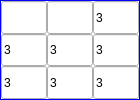
               <widget class="QFrame" name="frame_6">
                <property name="maximumSize">
                 <size>
                  <width>140</width>
                  <height>140</height>
                 </size>
                </property>
                <property name="styleSheet">
                 <string notr="true">QFrame { border:1px solid rgba(0, 0, 255, 255);  background: #FFFFFF; }</string>
                </property>
                <property name="frameShape">
                 <enum>QFrame::StyledPanel</enum>
                </property>
                <property name="frameShadow">
                 <enum>QFrame::Raised</enum>
                </property>
                <layout class="QVBoxLayout" name="verticalLayout_9">
                 <property name="spacing">
                  <number>0</number>
                 </property>
                 <property name="leftMargin">
                  <number>0</number>
                 </property>
                 <property name="topMargin">
                  <number>0</number>
                 </property>
                 <property name="rightMargin">
                  <number>0</number>
                 </property>
                 <property name="bottomMargin">
                  <number>0</number>
                 </property>
                 <item>
                  <layout class="QHBoxLayout" name="horizontalLayout_18">
                   <property name="spacing">
                    <number>0</number>
                   </property>
                   <item>
                    <widget class="CInputCell" name="lineEdit_r3_6">
                     <property name="sizePolicy">
                      <sizepolicy hsizetype="Expanding" vsizetype="Expanding">
                       <horstretch>0</horstretch>
                       <verstretch>0</verstretch>
                      </sizepolicy>
                     </property>
                    </widget>
                   </item>
                   <item>
                    <widget class="CInputCell" name="lineEdit_r3_7">
                     <property name="sizePolicy">
                      <sizepolicy hsizetype="Expanding" vsizetype="Expanding">
                       <horstretch>0</horstretch>
                       <verstretch>0</verstretch>
                      </sizepolicy>
                     </property>
                    </widget>
                   </item>
                   <item>
                    <widget class="CInputCell" name="lineEdit_r3_8">
                     <property name="sizePolicy">
                      <sizepolicy hsizetype="Expanding" vsizetype="Expanding">
                       <horstretch>0</horstretch>
                       <verstretch>0</verstretch>
                      </sizepolicy>
                     </property>
                     <property name="text">
                      <string>3</string>
                     </property>
                    </widget>
                   </item>
                  </layout>
                 </item>
                 <item>
                  <layout class="QHBoxLayout" name="horizontalLayout_19">
                   <property name="spacing">
                    <number>0</number>
                   </property>
                   <item>
                    <widget class="CInputCell" name="lineEdit_r4_6">
                     <property name="sizePolicy">
                      <sizepolicy hsizetype="Expanding" vsizetype="Expanding">
                       <horstretch>0</horstretch>
                       <verstretch>0</verstretch>
                      </sizepolicy>
                     </property>
                     <property name="text">
                      <string>3</string>
                     </property>
                    </widget>
                   </item>
                   <item>
                    <widget class="CInputCell" name="lineEdit_r4_7">
                     <property name="sizePolicy">
                      <sizepolicy hsizetype="Expanding" vsizetype="Expanding">
                       <horstretch>0</horstretch>
                       <verstretch>0</verstretch>
                      </sizepolicy>
                     </property>
                     <property name="text">
                      <string>3</string>
                     </property>
                    </widget>
                   </item>
                   <item>
                    <widget class="CInputCell" name="lineEdit_r4_8">
                     <property name="sizePolicy">
                      <sizepolicy hsizetype="Expanding" vsizetype="Expanding">
                       <horstretch>0</horstretch>
                       <verstretch>0</verstretch>
                      </sizepolicy>
                     </property>
                     <property name="text">
                      <string>3</string>
                     </property>
                    </widget>
                   </item>
                  </layout>
                 </item>
                 <item>
                  <layout class="QHBoxLayout" name="horizontalLayout_20">
                   <property name="spacing">
                    <number>0</number>
                   </property>
                   <item>
                    <widget class="CInputCell" name="lineEdit_r5_6">
                     <property name="sizePolicy">
                      <sizepolicy hsizetype="Expanding" vsizetype="Expanding">
                       <horstretch>0</horstretch>
                       <verstretch>0</verstretch>
                      </sizepolicy>
                     </property>
                     <property name="text">
                      <string>3</string>
                     </property>
                    </widget>
                   </item>
                   <item>
                    <widget class="CInputCell" name="lineEdit_r5_7">
                     <property name="sizePolicy">
                      <sizepolicy hsizetype="Expanding" vsizetype="Expanding">
                       <horstretch>0</horstretch>
                       <verstretch>0</verstretch>
                      </sizepolicy>
                     </property>
                     <property name="text">
                      <string>3</string>
                     </property>
                    </widget>
                   </item>
                   <item>
                    <widget class="CInputCell" name="lineEdit_r5_8">
                     <property name="sizePolicy">
                      <sizepolicy hsizetype="Expanding" vsizetype="Expanding">
                       <horstretch>0</horstretch>
                       <verstretch>0</verstretch>
                      </sizepolicy>
                     </property>
                     <property name="text">
                      <string>3</string>
                     </property>
                    </widget>
                   </item>
                  </layout>
                 </item>
                </layout>
               </widget>
